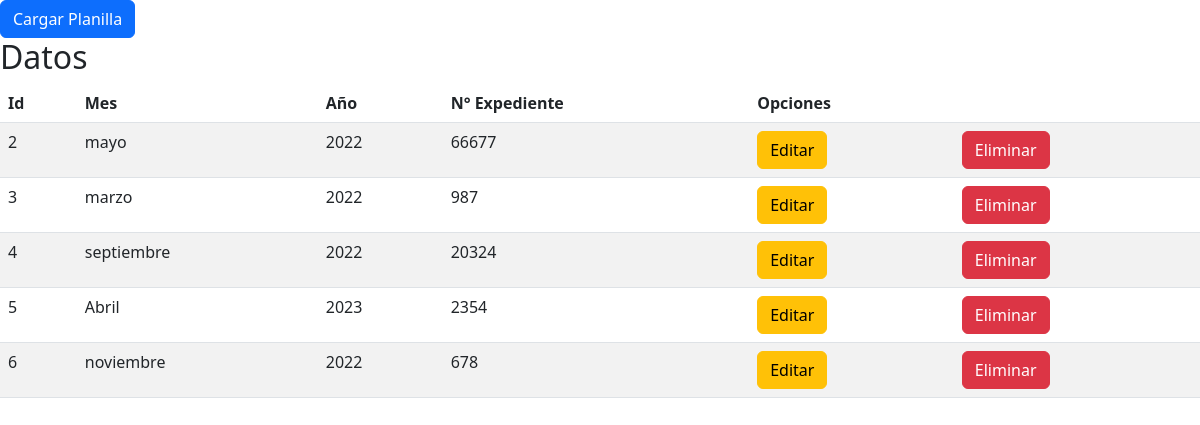
The app's page /login/AdminLTE-3.2.0/altaplan.php with its own data.
### tables this page shows
CREATE TABLE `planilla` (
  `mes` varchar(15) NOT NULL,
  `anio` int(4) NOT NULL,
  `numero_exp` int(100) NOT NULL,
  `estado` int(1) DEFAULT 1,
  `id_plan` int(100) NOT NULL,
  `id_persona` int(11) NOT NULL
);

### login/AdminLTE-3.2.0/altaplan.php (the view, shortened to what this page needs)
<html>
<head>
	<link rel="stylesheet " href="css/bootstrap.min.css"/>
</head>
<body>
<div class="d-grid gap-2">
    <div class="col-sm-12 col-md-12 col-lg-12 col-xl-12">
    <a href="index4.php">
	<button class="btn btn-primary btn-block" type="button"> Cargar Planilla</button></a>
	</div>
	</div>
<?php
require_once('conexion.php');
mysqli_set_charset($conn,"utf8");
?>
<h2>Datos  </h2>
<div class="col-sm-12 col-md-12 col-lg-12 col-xl-12">
<table class="table table-striped">
	<thead>
		<tr>
			<th>Id</th>
			<th>Mes</th>
			<th>Año</th>
			<th>N° Expediente</th>
			<th colspan="2">Opciones</th>
		</tr>
	</thead>
	<?php
	$sql="SELECT * FROM planilla  WHERE estado = 1";
	$result = mysqli_query($conn, $sql);
	if (mysqli_num_rows($result)>0) {
		while ($row = mysqli_fetch_assoc ($result)) {
			?>
			<tr>
				<td><?php echo $row['id_plan'];?></td>
				<td><?php echo $row['mes'];?></td>
				<td><?php echo $row['anio'];?></td>
				<td><?php echo $row['numero_exp'];?></td>
				<td><a href="index8.php?id=<?php echo $row['id_plan'];?>"><button class="btn btn-warning btn-block" type="button">Editar</button></a></td>
				<td><a href="index9.php?id=<?php echo $row['id_plan'];?>" onClick="return confirm('Seguro de esta acción? ID  <?php echo $row['id_plan'];?>Será eliminado y una vez eliminado no se podrá recuperar')"><button class="btn btn-danger btn-block" type="button" >Eliminar</button></a></td>
			</tr>
			<?php
		}
	}
	?>
</table><p>
</div>
    </body>
</html>

### records on screen
planilla: id_plan "2", mes "mayo", anio "2022", numero_exp "66677"
planilla: id_plan "3", mes "marzo", anio "2022", numero_exp "987"
planilla: id_plan "4", mes "septiembre", anio "2022", numero_exp "20324"
planilla: id_plan "5", mes "Abril", anio "2023", numero_exp "2354"
planilla: id_plan "6", mes "noviembre", anio "2022", numero_exp "678"
